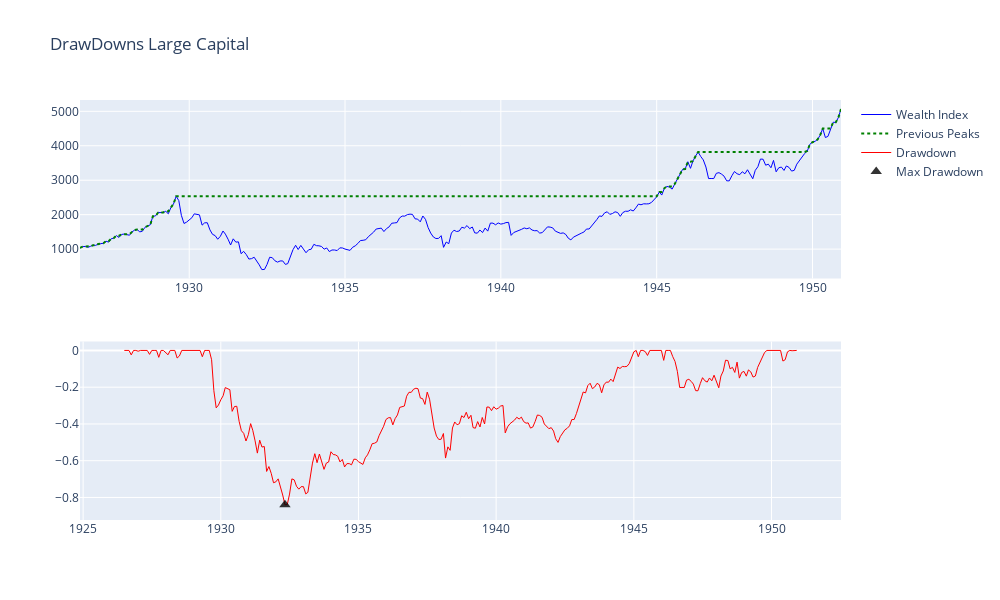

Notebook source saved alongside this figure:
### Code cell
max_year='1950'
erk.plot_drawdowns(df_drawdowns_lc.loc[:max_year], title='DrawDowns Large Capital')

### Figure 1 — Plotly figure (JSON) as saved in the notebook; plotly's stock layout.template omitted (floating-point values rounded to 4 significant figures; data arrays with more than 128 entries replaced by an {"elided": "..."} marker saying what was removed)
{"data": [{"hovertemplate": "%{y:.5f}", "line": {"color": "blue", "width": 1}, "mode": "lines", "name": "Wealth Index", "type": "scatter", "x": {"elided": "294 str values"}, "xaxis": "x", "y": {"elided": "294 float values"}, "yaxis": "y"}, {"hovertemplate": "%{y:.5f}", "line": {"color": "green", "dash": "dot", "width": 2}, "mode": "lines", "name": "Previous Peaks", "type": "scatter", "x": {"elided": "294 str values"}, "xaxis": "x", "y": {"elided": "294 float values"}, "yaxis": "y"}, {"hovertemplate": "%{y:.5f}", "line": {"color": "red", "width": 1}, "mode": "lines", "name": "Drawdown", "type": "scatter", "x": {"elided": "294 str values"}, "xaxis": "x2", "y": {"elided": "294 float values"}, "yaxis": "y2"}, {"hovertemplate": "%{y:.5f}", "marker": {"color": "black", "opacity": 0.8, "size": 10, "symbol": "triangle-up"}, "mode": "markers", "name": "Max Drawdown", "type": "scatter", "x": {"elided": "294 str values"}, "xaxis": "x2", "y": {"elided": "294 float values"}, "yaxis": "y2"}], "layout": {"height": 600, "hoverdistance": 200, "hovermode": "x unified", "spikedistance": 200, "title": {"text": "DrawDowns Large Capital"}, "transition": {"duration": 500}, "width": 1000, "xaxis": {"anchor": "y", "domain": [0, 1], "showspikes": true, "spikecolor": "#999999", "spikemode": "across", "spikethickness": 2}, "xaxis2": {"anchor": "y2", "domain": [0, 1], "showspikes": true, "spikecolor": "#999999", "spikemode": "across", "spikethickness": 2}, "yaxis": {"anchor": "x", "domain": [0.575, 1], "tickprefix": ""}, "yaxis2": {"anchor": "x2", "domain": [0, 0.425], "tickprefix": ""}}}
